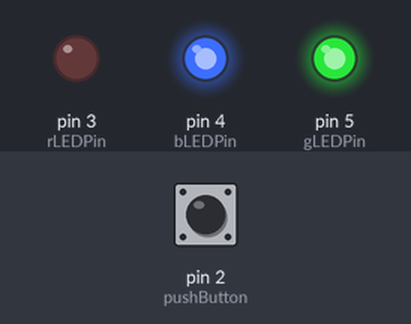
Recording of a sketch running on a simulated Arduino Uno, built with avr-gcc and run on an emulated ATmega328P. On the bench: output pins drawn as LEDs (lit = HIGH). The inputs (shaded band) are chosen by the test bench; at power-on: pin 2 (pushButton) LOW.

Above: at 0.5 s.
At 2.5 s:
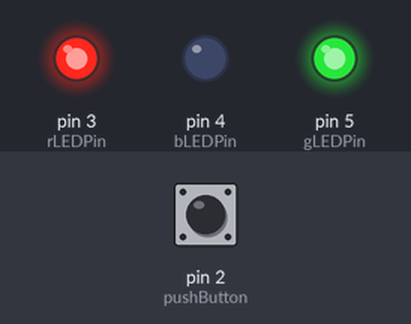
At 5.5 s:
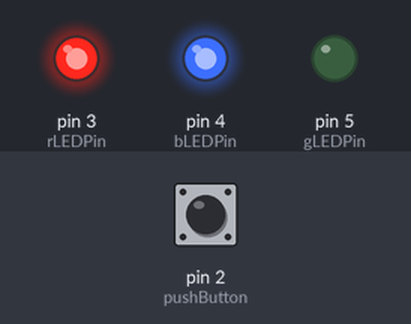
At 7.5 s:
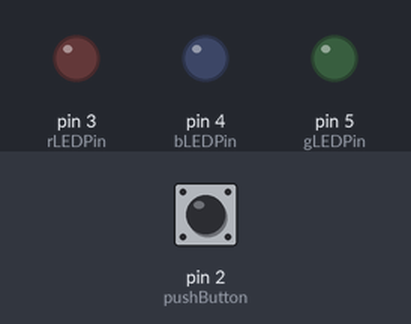
Timing chart, 0 to 9.2 s (numbered marks = the images above):
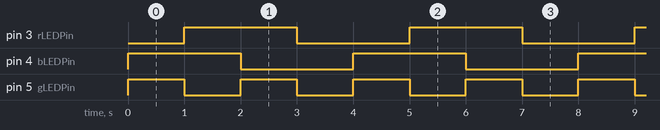

The sketch:

1001_4.ino
```cpp
const int pushButton=2;
const int rLEDPin=3;
const int bLEDPin=4;
const int gLEDPin=5;

int buttonState=0;
int ledcolor=0;
bool ButtonPressed= false;
unsigned long previousMills=0;
String currentcolor="led";
const long interval=1000;
bool ledColorOrder=true;

void setup() {
  pinMode(rLEDPin, OUTPUT);
  pinMode(bLEDPin, OUTPUT);
  pinMode(gLEDPin, OUTPUT);
  pinMode(pushButton, INPUT);
}
void loop() {
  buttonState=digitalRead(pushButton);
  Serial.print("currentcolor: ");
  Serial.println(buttonState);
  if(buttonState == HIGH && !ButtonPressed) {
  ledColorOrder = !ledColorOrder;
  ButtonPressed = true;
  }
  if(buttonState == LOW && ButtonPressed){
  ButtonPressed = false;
  }
  unsigned long currentMills=millis();
  if(currentMills-previousMills>=interval){
    previousMills=currentMills;
    if(ledColorOrder==true){
       ledcolor = ledcolor + 1;
       if(ledcolor>3)
        ledcolor=0;
    }
    else{
      ledcolor=ledcolor-1;
      if(ledcolor<0)
      ledcolor=3;
    }
  }
if(ledcolor==0){
    digitalWrite(rLEDPin, LOW);
    digitalWrite(bLEDPin, HIGH);
    digitalWrite(gLEDPin, HIGH);
}else if(ledcolor==1){
    digitalWrite(rLEDPin, HIGH);
    digitalWrite(bLEDPin, HIGH);
    digitalWrite(gLEDPin, LOW);
}else if(ledcolor==2){
    digitalWrite(rLEDPin, HIGH);
    digitalWrite(bLEDPin, LOW);
    digitalWrite(gLEDPin, HIGH);
}else if(ledcolor==3){
  digitalWrite(rLEDPin, LOW);
  digitalWrite(bLEDPin, LOW);
  digitalWrite(gLEDPin, LOW);
}
}
```

Measured:
- by itself, pin 3 (rLEDPin), pin 4 (bLEDPin): alternates HIGH for 2.0 s and LOW for 2.0 s
- by itself, pin 5 (gLEDPin): alternates HIGH for 1.0 s and LOW for 1.0 s
- by itself, everything shown: repeats every 4.0 s, in 4 steps
